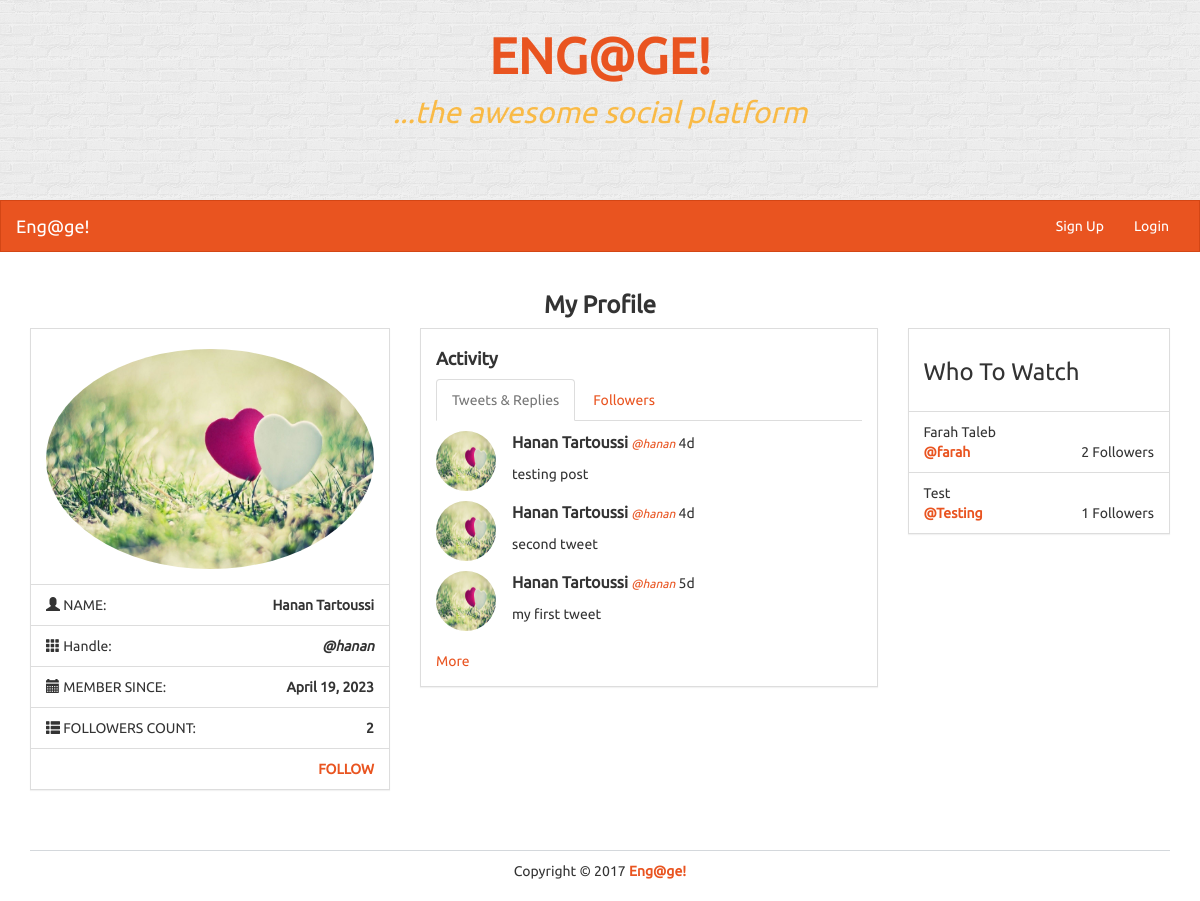
The app's page /profile/hanan with its own data.
### models.py (models this page shows)
class User(UserMixin, db.Model):
    id = db.Column(db.Integer, primary_key=True)
    name = db.Column(db.String(100))
    username = db.Column(db.String(30))
    image = db.Column(db.String(100))
    password = db.Column(db.String(50))
    join_date = db.Column(db.DateTime)
    tweets = db.relationship('Tweet', backref='user', lazy='dynamic')
    following= db.relationship('User', secondary=followers,
                              primaryjoin=(followers.c.follower_id == id),#match the id of the current user
                              secondaryjoin=(followers.c.followee_id == id),#match the id of the user being followed
                              backref=db.backref('followers', lazy='dynamic'), lazy='dynamic')
    followed_by= db.relationship('User', secondary=followers,
                              primaryjoin=(followers.c.followee_id == id),
                              secondaryjoin=(followers.c.follower_id == id),
                              backref=db.backref('followees', lazy='dynamic'), lazy='dynamic')

class Tweet(db.Model):
    id = db.Column(db.Integer, primary_key=True)
    user_id = db.Column(db.Integer, db.ForeignKey('user.id'))
    text = db.Column(db.String(140))
    date_created = db.Column(db.DateTime)

### views.py (the view)
@app.route('/profile', defaults={'username':None})
@app.route('/profile/<username>')
def profile(username):
    if username:
        user= User.query.filter_by(username=username).first()
        if not user:
            abort(404)
    else:
        user= current_user
    tweets= Tweet.query.filter_by(user=user).order_by(Tweet.date_created.desc()).all()
    current_time = get_current_time()
    followed_by= user.followed_by.all()
    display_follow= True
    if current_user == user:
        display_follow= False
    else:
        if current_user in followed_by:
            display_follow= False
    who_to_watch= who_to_watch_list(user)
    return render_template('profile.html', current_user=user, tweets=tweets, current_time=current_time,\
                           followed_by=followed_by, display_follow= display_follow, who_to_watch= who_to_watch, \
                            logged_in_user=current_user)

### app.py (called while the page is built)
@app.template_filter('time_since')
def time_since(delta):
    seconds = delta.total_seconds()
    days, seconds = divmod(seconds, 86400)
    hours, seconds = divmod(seconds, 3600)
    minutes, seconds = divmod(seconds, 60)
    if days > 0:
        return '%dd' % (days)
    elif hours > 0:
        return '%dh' % (hours)
    elif minutes > 0:
        return '%dm' % (minutes)
    else:
        return 'Just now!'

### views.py (called while the page is built)
def who_to_watch_list(user):
    return User.query.filter(User.id != user.id).order_by(db.func.random()).limit(4).all()

def get_current_time():
    return datetime.now()

### templates/profile.html (shortened to what this page needs)
{% extends "base.html" %}
{% block content %}
			<div class="row">
				<div class="col-lg-12">
					<h3 class="text-center bold">My Profile</h3>
				</div>
				<div class="col-lg-4">
					<div class="panel panel-default">
						<div class="panel-body">
							<div class="row pad">
								<div class="col-lg-12">
									<img src="{{ current_user.image }}" class="img-responsive img-circle center-block" alt="Image" style="height: 220px;" />
								</div>
							</div>
						</div>
						<ul class="list-group">
							<li class="list-group-item">
								<i class="glyphicon glyphicon-user"></i> NAME:
								<strong class="pull-right">{{ current_user.name }}</strong>
							</li>
							<li class="list-group-item">
								<i class="glyphicon glyphicon-th"></i> Handle:
								<strong class="pull-right"><em>@{{ current_user.username }}</em></strong>
							</li>
							<li class="list-group-item">
								<i class="glyphicon glyphicon-calendar"></i> MEMBER SINCE:
								<strong class="pull-right">{{ current_user.join_date.strftime('%B %d, %Y') }}</strong>
							</li>
							<li class="list-group-item">
								<i class="glyphicon glyphicon-th-list"></i> FOLLOWERS COUNT:
								<strong class="pull-right">{{ followed_by|length }}</strong>
							</li>
							{% if display_follow %}
							<li class="list-group-item">
								&nbsp; <strong class="pull-right"><a href="{{ url_for('follow', username=current_user.username) }}">FOLLOW</a></strong>
							</li>
							{% endif %}
						</ul>
					</div>
				</div>
				<div class="col-lg-5">
					<div class="panel panel-default">
						<div class="panel-body">
							<h4><strong>Activity</strong></h4>
							<div role="tabpanel">
								<ul class="nav nav-tabs" role="tablist">
									<li role="presentation" class="active">
										<a href="#tweets" aria-controls="tweets" role="tab" data-toggle="tab">Tweets &amp; Replies</a>
									</li>
									<li role="presentation">
										<a href="#followings" aria-controls="followings" role="tab" data-toggle="tab">Followers</a>
									</li>
								</ul>
								<div class="tab-content">
									<div role="tabpanel" class="tab-pane active" id="tweets">
										{% for tweet in tweets %}
										<div class="row">
											<div class="col-lg-12">
												<div class="row pad">
													<div class="col-lg-2">
														<img src="{{ tweet.user.image }}" class="img-circle" style="width: 60px; height: 60px;" />
													</div>
													<div class="col-lg-10">
														<div>
															<strong class="mid">{{ tweet.user.name }}</strong>
															<small><em><a href="{{ url_for('profile', username=tweet.user.username) }}">@{{ tweet.user.username }}</a></em></small>
															{{ (current_time - tweet.date_created)|time_since }}
														</div>
														<div class="pad">
															{{ tweet.text }}
														</div>
													</div>
												</div>
											</div>
										</div>
										{% endfor %}
										<br><a href="{{ url_for('timeline', username=current_user.username) }}">More</a>
									</div>
								</div>
							</div>
						</div>
					</div>
				</div>
				<div class="col-lg-3">
					<div class="panel panel-default">
						<div class="panel-body">
							<h3>Who To Watch</h3>
						</div>
						<ul class="list-group">
							{% for user in who_to_watch %}
								<li class="list-group-item">
									{{ user.name }}
									<div>
										<strong><a href="{{ url_for('profile', username=user.username) }}">@{{ user.username }}</a></strong>
										<span class="pull-right">
											{{ user.followed_by.all()|length }} Followers
										</span>
									</div>
								</li>
						    {% endfor %}
						</ul>
					</div>
				</div>
			</div>
{% endblock %}

### templates/base.html (shortened to what this page needs)
<!DOCTYPE html>
<html lang="en">
    <head>
        <link rel="stylesheet" href="{{ url_for('static', filename='bs/css/united.min.css') }}">
        <link rel="stylesheet" href="{{ url_for('static', filename='css/styles.css') }}">
    </head>
    <body>
        <div class="container-fluid">
            <div class="row" id="banner">
                <div class="title col-lg-12">
                    <p class="title">
                        <a href="./">ENG@GE!</a>
                    </p>
                    <p class="subtitle">...the awesome social platform</p>
                </div>
            </div>
        </div>
        {% block nav %}
        <nav class="navbar navbar-default" role="navigation">
            <div class="container-fluid">
                <div class="navbar-header">
                    <a class="navbar-brand" href="./">Eng@ge!</a>
                </div>
                <div class="collapse navbar-collapse navbar-ex1-collapse">
                    <ul class="nav navbar-nav navbar-right">
                        {% if not logged_in_user.is_authenticated %}
                        <li class="{% block register_active %}{% endblock %}"><a href="{{ url_for('register') }}">Sign Up</a></li>
                        <li class=""><a href="#login" data-toggle="modal" data-keyboard="false">Login</a></li>
                        {% else %}
                        <li class="{% block timeline_active %}{% endblock %}"><a href="{{ url_for('timeline') }}">Timeline</a></li>
                        <li class="{% block profile_active %}{% endblock %}"><a href="{{ url_for('profile') }}">My Profile</a></li>
                        <li><a href="{{ url_for('logout') }}">Logout</a></li>
                        {% endif %}
                    </ul>
                </div>
            </div>
        </nav>
        {% endblock %}
        <div class="container">
            {% block content %}{% endblock %}
            <footer>
                <div class="row pad">
                    <div class="col-lg-12 text-center">
                        Copyright &copy; 2017 <strong> <a href="./">Eng@ge!</a></strong>
                    </div>
                </div>
            </footer>
        </div>
    </body>
</html>

### static/css/styles.css (style rules this page uses)
body { font-family: Ubuntu, verdana, georgia, serif, sans-serif; }
a, a:hover, a:active, a:focus, a:visited { text-decoration: none; }
.bold { font-weight: bolder !important; }
div.panel, .btn, .navbar { border-radius: 0; }
footer { margin-top: 40px; margin-bottom: 20px; }
.pad { margin-top: 10px !important; }
div.panel-body { padding-top: 10px; }
.mid { font-size: 16px; }
body > nav { border-radius: 0 !important; }
footer { border-top: 1px solid rgba(44, 62, 80, .2); }
#banner { height: 200px; background-color: #EDEDED; background: url('./img/brick-wall.png'); text-align: center; padding: 10px; padding-top: 20px; }
#banner > div.title > p.title { font-size: 50px; font-weight: bold; margin-bottom: 0; color: rgba(255, 165, 0, .9); }
#banner > div.title > p.subtitle { font-size: 30px; font-weight: 400; font-style: italic; color: rgba(255, 165, 0, .7) }

### records on screen
User: image (picture), name "Hanan Tartoussi", username "hanan", join_date "April 19, 2023"
Tweet: user.image (picture), user.name "Hanan Tartoussi", user.username "hanan", (current_time-tweet.date_created)|time_since "4d", text "testing post"
Tweet: user.image (picture), user.name "Hanan Tartoussi", user.username "hanan", (current_time-tweet.date_created)|time_since "4d", text "second tweet"
Tweet: user.image (picture), user.name "Hanan Tartoussi", user.username "hanan", (current_time-tweet.date_created)|time_since "5d", text "my first tweet"
User: name "Farah Taleb", username "farah", followed_by.all|length "2"
User: name "Test", username "Testing", followed_by.all|length "1"

### other values on screen
{{ followed_by|length }} "2"
